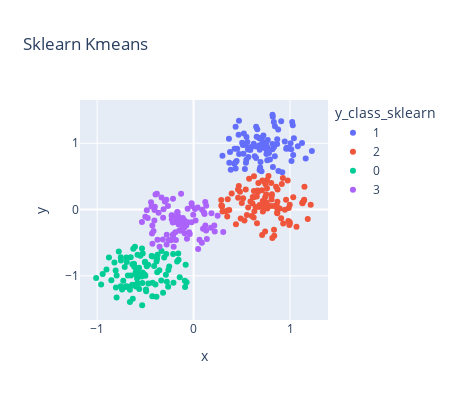

Source (notebook cell):
### Markdown cell above
##### Organize the data in a DF to plot it

### Code cell
df['y_class_sklearn']=k_means_labels.astype('str')
px.scatter(df,x='x',y='y',color='y_class_sklearn',height=400, width=450,
           title='Sklearn Kmeans')
